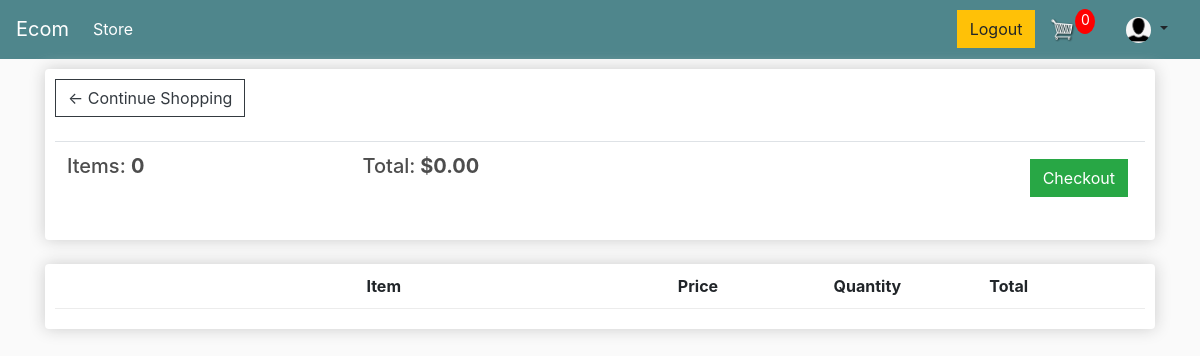
Page /cart/ (signed in) on the earlier database version.
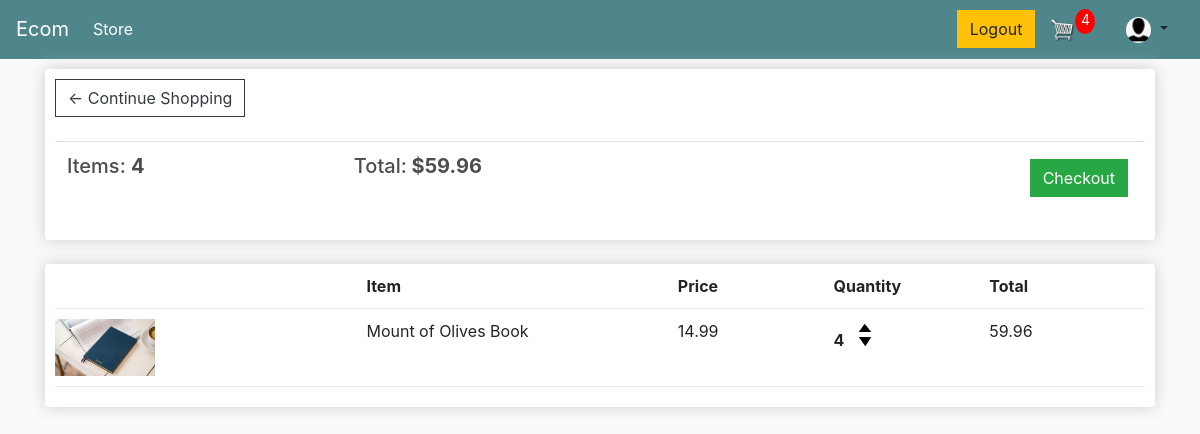
Same page on the later database version.
### store/models.py (models this page shows, shortened)
class Order(models.Model):
    customer = models.ForeignKey(Customer, on_delete=models.SET_NULL, null=True, blank=True)
    date_ordered = models.DateTimeField(auto_now_add=True)
    date_completed = models.DateTimeField(auto_now_add=True)
    complete = models.BooleanField(default=False, null=True, blank=False)
    transaction_id = models.CharField(max_length=100, null=True)
    @property
    def get_cart_total(self):
        order_items = self.orderitem_set.all()
        total = sum([item.get_total for item in order_items])
        return total
    @property
    def get_number_of_items(self):
        order_items = self.orderitem_set.all()
        total = sum([item.quantity for item in order_items])
        return total

class OrderItem(models.Model):
    product = models.ForeignKey(Product, on_delete=models.SET_NULL, null=True, blank=True)
    order = models.ForeignKey(Order, on_delete=models.SET_NULL, null=True, blank=True)
    quantity = models.IntegerField(default=0, null=True, blank=True)
    date_added = models.DateTimeField(auto_now_add=True)
    @property
    def get_total(self):
        return self.quantity * self.product.price

class Product(models.Model):
    name = models.CharField(max_length=200, null=True)
    price = models.FloatField()
    digital = models.BooleanField(default=False, null=True, blank=True)
    image = models.ImageField(null=True, blank=True)
    @property
    def imageURL(self):
        try:
            url = self.image.url
        except:
            url = ''
        return url

### store/views.py (the view)
# urls.py: path('cart/', store_views.cart, name = 'cart'),
def cart(request):
    cookieData = cartData(request = request)
    noOfCartItems = cookieData['noOfCartItems']
    order = cookieData['order']
    items = cookieData['items']
    context={ 'items': items, 'order': order, 'noOfCartItems':  noOfCartItems }
    if not request.user.is_authenticated:
        messages.success(request, "Guest Checkout Feature!! You can now order without Login into the site! If all the cart-items are digital, you will not have to give your shipping address also!")
    return render(request, 'store/cart.html', context)

### store/utils.py (called while the page is built)
def cartData(request):
    if request.user.is_authenticated:
        customer = request.user.customer
        order, created = Order.objects.get_or_create(customer = customer, complete = False)
        items = order.orderitem_set.all()
        noOfCartItems = order.get_number_of_items
    else:
        cookieData = cookieCart(request = request)
        noOfCartItems = cookieData['noOfCartItems']
        order = cookieData['order']
        items = cookieData['items']
    return {
        'noOfCartItems': noOfCartItems,
        'order': order,
        'items': items
    }

### templates/store/cart.html
{% extends 'store/main.html' %}
{% load static %}
{% block content %}
    <div class="row">
        <div class="col-lg-12">
            <div class="box-element">
                <a  class="btn btn-outline-dark" href="{% url 'store' %}">&#x2190; Continue Shopping</a>
                <br>
                <br>
                <table class="table">
                    <tr>
                        <th><h5>Items: <strong>{{ order.get_number_of_items }} </strong></h5></th>
                        <th><h5>Total:<strong> ${{order.get_cart_total|floatformat:2}} </strong></h5></th>
                        <th>
                            <a  style="float:right; margin:5px;" class="btn btn-success" href="{% url 'checkout' %}">Checkout</a>
                        </th>
                    </tr>
                </table>
            </div>
            <br>
            <div class="box-element">
                <div class="cart-row">
                    <div style="flex:2"></div>
                    <div style="flex:2"><strong>Item</strong></div>
                    <div style="flex:1"><strong>Price</strong></div>
                    <div style="flex:1"><strong>Quantity</strong></div>
                    <div style="flex:1"><strong>Total</strong></div>
                </div>
                {% for item in items %}
                    <div class="cart-row">
                        <div style="flex:2"><img class="row-image" src="{{item.product.imageURL}}"></div>
                        <div style="flex:2"><p>{{item.product.name}}</p></div>
                        <div style="flex:1"><p>{{item.product.price|floatformat:2}} </p></div>
                        <div style="flex:1">
                            <p class="quantity">{{item.quantity}}</p>
                            <div class="quantity">
                                <img data-product={{item.product.id}} data-action="add"  class="chg-quantity update-cart" src="{% static  'images/arrow-up.png' %}">
                                <img data-product={{item.product.id}} data-action="remove"  class="chg-quantity update-cart" src="{% static  'images/arrow-down.png' %}">
                            </div>
                        </div>
                        <div style="flex:1"><p>{{item.get_total|floatformat:2}} </p></div>
                    </div>
                {% endfor %}
        </div>
    </div>
{% endblock content %}

### templates/store/main.html (shortened to what this page needs)
<!DOCTYPE html>
{% load static %}
<html>
    <head>
           <link rel="stylesheet" href="https://stackpath.bootstrapcdn.com/bootstrap/4.4.1/css/bootstrap.min.css">
           <link rel="stylesheet" type="text/css" href="{% static 'css/main.css' %}">
    </head>
    <body>
        <nav class="navbar navbar-expand-lg navbar-dark bg-dark">
            <a class="navbar-brand" href="{% url 'store' %}">Ecom</a>
            <div class="collapse navbar-collapse" id="navbarSupportedContent">
                <ul class="navbar-nav mr-auto">
                    <li class="nav-item active">
                        <a class="nav-link" href="{% url 'store' %}">Store <span class="sr-only">(current)</span></a>
                    </li>
                </ul>
                <div class="form-inline my-2 my-lg-0">
                    {% if user.is_authenticated %}
                        <a href={%url 'logout'%} class="btn btn-warning">Logout</a>
                    {% else %}
                        <a href={%url 'login'%} class="btn btn-warning mr-3">Login</a>
                        {% comment %} <a class="nav-item nav-link" href={%url 'login'%}>Login</a> {% endcomment %}
                        <a href={%url 'register'%} class="btn btn-success">Register</a>
                    {% endif %}
                    <a href="{% url 'cart' %}">
                        <img  id="cart-icon" src="{% static 'images/cart.png' %}">
                    </a>
                    <p id="cart-total">{{ noOfCartItems }}</p>
                </div>
                <div class="nav-item dropdown p-0 m-0">
                    <a class="nav-link dropdown-toggle" role="button" data-toggle="dropdown" aria-haspopup="true" aria-expanded="false">
                        <img id="profile-icon" class="rounded-circle article-img" src="{{ request.user.customer.image.url }}">
                    </a>
            </div>
        </nav>
         <div class="container">
            {% block content %}
            {% endblock content %}
         </div>
    </body>
</html>

Differences in the rows shown:
computed for Order: get_number_of_items "0" → "4"; get_cart_total "0.00" → "59.96"
added OrderItem: product.imageURL (picture), product.name "Mount of Olives Book", product.price "14.99", quantity "4", get_total "59.96"
Other differences:
{{ noOfCartItems }}: "0" → "4"
